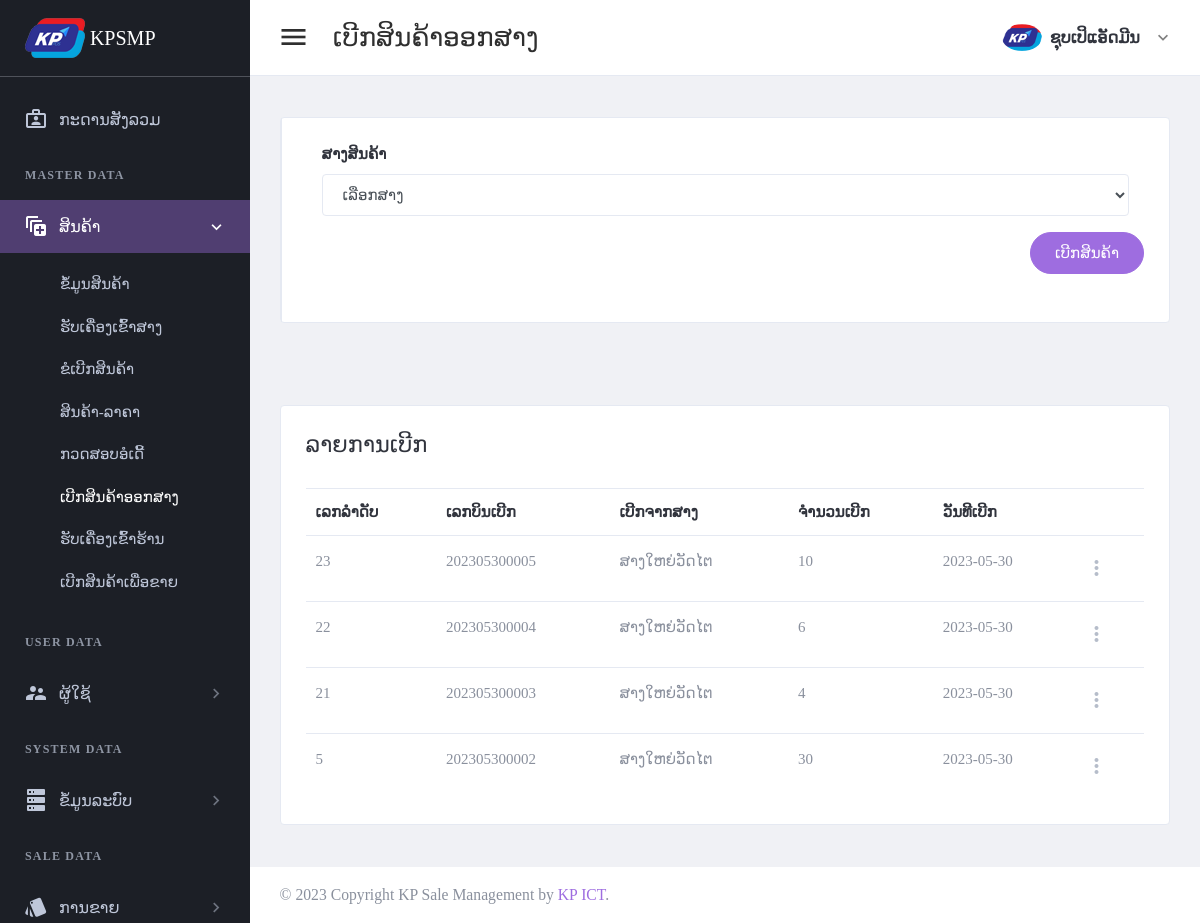
The app's page /page/select-warehouse-stock-out.php?apo_id=12 (signed in) with its own data.
### tables this page shows
CREATE TABLE `tbl_header_title` (
  `ht_id` int(11) NOT NULL,
  `ht_name` varchar(300) DEFAULT NULL
);

CREATE TABLE `tbl_sub_title` (
  `st_id` int(11) NOT NULL,
  `st_name` varchar(300) DEFAULT NULL,
  `icon_code` varchar(100) DEFAULT NULL,
  `ht_id` int(11) DEFAULT NULL
);

CREATE TABLE `tbl_page_title` (
  `pt_id` int(11) NOT NULL,
  `pt_name` varchar(300) DEFAULT NULL,
  `ptf_name` varchar(100) DEFAULT NULL,
  `st_id` int(11) DEFAULT NULL
);

CREATE TABLE `tbl_stock_out_warehouse` (
  `sow_id` int(11) NOT NULL,
  `sow_bill_number` varchar(30) DEFAULT NULL,
  `bill_type` int(11) DEFAULT NULL,
  `apo_id` int(11) DEFAULT NULL,
  `br_id` int(11) DEFAULT NULL,
  `wh_id` int(11) DEFAULT NULL,
  `add_by` int(11) DEFAULT NULL,
  `date_register` date DEFAULT NULL
);

CREATE TABLE `tbl_warehouse` (
  `wh_id` int(11) NOT NULL,
  `wh_name` varchar(150) DEFAULT NULL,
  `wh_status` int(11) DEFAULT NULL,
  `wh_type` int(11) DEFAULT NULL,
  `br_id` int(11) DEFAULT NULL,
  `add_by` int(11) DEFAULT NULL,
  `date_register` date DEFAULT NULL
);

### setting/checksession.php (called while the page is built, shortened)
<?php
	if($_SESSION['id_users'] == "" )
	{
	header("location:logout.php");
	}
	  else{
		$role_id = $_SESSION["role_id"];
	}
?>

### page/select-warehouse-stock-out.php (the view, shortened to what this page needs)
<?php
include("../setting/checksession.php");
include("../setting/conn.php");
$header_name = "ເບີກສິນຄ້າອອກສາງ";
$header_click = "2";
$apo_id = $_GET['apo_id'];
?>
<!DOCTYPE html>
<html lang="en" dir="ltr">
<head>
    <?php
    include("../setting/callcss.php");
    ?>
</head>
<body class="navbar-fixed sidebar-fixed" id="body">
    <div class="wrapper">
        <?php include "menu.php"; ?>
        <div class="page-wrapper">
            <?php
            include "header.php";
            ?>
            <div class="content-wrapper">
                <div class="content">
                    <div class="email-wrapper rounded border bg-white">
                        <div class="row no-gutters justify-content-center">
                            <div class="  col-xxl-12">
                                <div class="email-right-column  email-body p-4 p-xl-5">
                                    <form method="post">
                                        <div class="form-group  col-lg-12">
                                            <label class="text-dark font-weight-medium">ສາງສິນຄ້າ</label>
                                            <div class="form-group">
                                                <select class=" form-control font" name="wh_id" id="wh_id" required>
                                                    <option value=""> ເລືອກສາງ </option>
                                                </select>
                                            </div>
                                        </div>
                                        <div class="form-footer  d-flex justify-content-end">
                                            <button type="submit" class="btn btn-primary btn-pill" formaction="scan-stock-warehouse-out.php">ເບີກສິນຄ້າ</button>
                                        </div><br>
                                    </form>
                                </div>
                            </div>
                        </div>
                    </div>
                </div>
            </div>
            <div class="content-wrapper">
                <div class="content">
                    <div class="email-wrapper rounded border bg-white">
                        <div class="  no-gutters justify-content-center">
                            <div class="    ">
                                <div class="  p-4 p-xl-5">
                                    <div class="email-body-head mb-6 ">
                                        <h4 class="text-dark">ລາຍການເບີກ</h4>
                                    </div>
                                    <form method="post" id="additemorderfrm">
                                        <table id="productsTable2" class="table table-hover table-product" style="width:100%">
                                            <thead>
                                                <tr>
                                                    <th>ເລກລຳດັບ</th>
                                                    <th>ເລກບິນເບີກ</th>
                                                    <th>ເບີກຈາກສາງ</th>
                                                    <th>ຈຳນວນເບີກ</th>
                                                    <th>ວັນທີເບີກ</th>
                                                    <th></th>
                                                </tr>
                                            </thead>
                                            <tbody>
                                                <?php
                                                $stmt4 = $conn->prepare("
                                                select sow_id,sow_bill_number,wh_name,a.date_register
                                                from tbl_stock_out_warehouse a
                                                left join tbl_warehouse b on a.wh_id = b.wh_id
                                                where  apo_id = '$apo_id'
                                                order by sow_id desc
                                           ");
                                                $stmt4->execute();
                                                if ($stmt4->rowCount() > 0) {
                                                    while ($row4 = $stmt4->fetch(PDO::FETCH_ASSOC)) {
                                                        $sow_id =  $row4['sow_id'];
                                                        $rowio = $conn->query("select sum(item_values) as item_values
                                                        from tbl_stock_out_warehouse_detail
                                                        where sow_id ='$sow_id'
                                                        group by sow_id
                                                        ")->fetch(PDO::FETCH_ASSOC);
                                                ?>
                                                        <tr>
                                                            <td><?php echo $row4['sow_id']; ?></td>
                                                            <td><?php echo $row4['sow_bill_number']; ?></td>
                                                            <td><?php echo $row4['wh_name']; ?></td>
                                                            <td><?php echo $rowio['item_values']; ?></td>
                                                            <td><?php echo $row4['date_register']; ?></td>
                                                            <td>
                                                                <div class="dropdown">
                                                                    <a class="dropdown-toggle icon-burger-mini" href="#" role="button" id="dropdownMenuLink" data-toggle="dropdown" aria-haspopup="true" aria-expanded="false" data-display="static">
                                                                    </a>
                                                                </div>
                                                            </td>
                                                        </tr>
                                                <?php
                                                    }
                                                }
                                                ?>
                                            </tbody>
                                        </table>
                                    </form>
                                </div>
                            </div>
                        </div>
                    </div>
                </div>
            </div>
            <?php include "footer.php"; ?>
        </div>
    </div>
</body>
</html>

### page/menu.php
<aside class="left-sidebar sidebar-dark" id="left-sidebar">
  <div id="sidebar" class="sidebar sidebar-with-footer">
    <div class="app-brand">
      <a href="index.php">
        <img src="../images/iconmenu.png" alt="Mono">
        <span class="brand-name"> KPSMP</span>
      </a>
    </div>
    <div class="sidebar-left" data-simplebar style="height: 100%;">
      <ul class="nav sidebar-inner" id="sidebar-menu">
        <li class="<?php if ($header_click == 0) {
                      echo "active";
                    } ?>">
          <a class="sidenav-item-link" href="index.php">
            <i class="mdi mdi-briefcase-account-outline"></i>
            <span class="nav-text">ກະດານສັງລວມ</span>
          </a>
        </li>
        <?php
        $stmt = $conn->prepare(" SELECT distinct a.ht_id,ht_name
        FROM tbl_header_title a
        left join tbl_role_page b on a.ht_id = b.ht_id
        where role_id ='$role_id'
        order by  a.ht_id asc ");
        $stmt->execute();
        if ($stmt->rowCount() > 0) {
          while ($row = $stmt->fetch(PDO::FETCH_ASSOC)) {
            $ht_id = $row['ht_id'];
            $ht_name = $row['ht_name'];
        ?>
            <li class="section-title"> <?php echo "$ht_name"; ?></li>
            <?php
            $stmt1 = $conn->prepare("SELECT distinct a.st_id,st_name,role_id,icon_code
            FROM tbl_sub_title a
            left join tbl_role_page b on a.st_id = b.st_id
            where a.ht_id = '$ht_id' and role_id ='$role_id'
            order by a.st_id asc ");
            $stmt1->execute();
            if ($stmt1->rowCount() > 0) {
              while ($row1 = $stmt1->fetch(PDO::FETCH_ASSOC)) {
                $st_name = $row1['st_name'];
                $st_id = $row1['st_id'];
                $icon_code = $row1['icon_code'];
            ?>
                <li class='has-sub <?php if ($header_click == "$st_id") {
                                      echo "active expand";
                                    } ?>'>
                  <a class="sidenav-item-link" href="javascript:void(0)" data-toggle="collapse" data-target='#<?php echo "$st_name"; ?>' aria-expanded="false" aria-controls="<?php echo "$st_name"; ?>">
                    <i class="mdi <?php echo "$icon_code"; ?>"></i>
                    <span class="nav-text"> <?php echo "$st_name"; ?> </span> <b class="caret"></b>
                  </a>
                  <ul class='collapse <?php if ($header_click == "$st_id") {
                                        echo "show";
                                      } ?>' id="<?php echo "$st_name"; ?>" data-parent="#sidebar-menu">
                    <div class="sub-menu">
                      <?php
                      $stmt2 = $conn->prepare(" SELECT pt_name,ptf_name
                      FROM tbl_page_title a
                      left join tbl_role_page b on a.pt_id = b.pt_id
                      where a.st_id = '$st_id' and role_id ='$role_id'
                      order by a.pt_id asc ");
                      $stmt2->execute();
                      if ($stmt2->rowCount() > 0) {
                        while ($row2 = $stmt2->fetch(PDO::FETCH_ASSOC)) {
                          $pt_name = $row2['pt_name'];
                      ?>
                          <li class="<?php if ($header_name ==  $row2['pt_name']) {
                                        echo "active";
                                      } ?>">
                            <a class="sidenav-item-link" href='<?php echo $row2['ptf_name'] ?>'>
                              <span class="nav-text"><?php echo "$pt_name"; ?></span>
                            </a>
                          </li>
                      <?php
                        }
                      }
                      ?>
                    </div>
                  </ul>
              <?php
              }
            }
              ?>
                </li>
            <?php
          }
        }
            ?>
      </ul>
    </div>
  </div>
</aside>

### records on screen
tbl_header_title: ht_name "MASTER DATA"
tbl_sub_title: st_name "ສິນຄ້າ"
tbl_page_title: pt_name "ຂໍ້ມູນສິນຄ້າ"
tbl_page_title: pt_name "ຮັບເຄື່ອງເຂົ້າສາງ"
tbl_page_title: pt_name "ຂໍເບີກສິນຄ້າ"
tbl_page_title: pt_name "ສິນຄ້າ-ລາຄາ"
tbl_page_title: pt_name "ກວດສອບອໍເດີ້"
tbl_page_title: pt_name "ເບີກສິນຄ້າອອກສາງ"
tbl_page_title: pt_name "ຮັບເຄື່ອງເຂົ້າຮ້ານ"
tbl_page_title: pt_name "ເບີກສິນຄ້າເພື່ອຂາຍ"
tbl_header_title: ht_name "USER DATA"
tbl_sub_title: st_name "ຜູ້ໃຊ້"
tbl_header_title: ht_name "SYSTEM DATA"
tbl_sub_title: st_name "ຂໍ້ມູນລະບົບ"
tbl_header_title: ht_name "SALE DATA"
tbl_sub_title: st_name "ການຂາຍ"
tbl_stock_out_warehouse: sow_id "23", sow_bill_number "202305300005", wh.wh_name "ສາງໃຫຍ່ວັດໄຕ", item_values "10", date_register "2023-05-30"
tbl_stock_out_warehouse: sow_id "22", sow_bill_number "202305300004", wh.wh_name "ສາງໃຫຍ່ວັດໄຕ", item_values "6", date_register "2023-05-30"
tbl_stock_out_warehouse: sow_id "21", sow_bill_number "202305300003", wh.wh_name "ສາງໃຫຍ່ວັດໄຕ", item_values "4", date_register "2023-05-30"
tbl_stock_out_warehouse: sow_id "5", sow_bill_number "202305300002", wh.wh_name "ສາງໃຫຍ່ວັດໄຕ", item_values "30", date_register "2023-05-30"

### other values on screen
$header_name "ເບີກສິນຄ້າອອກສາງ"
$full_name "ຊຸບເປິແອັດມີນ"
